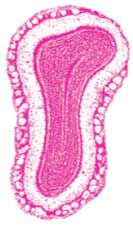
#> input picture feature_matching_v3/Level-01.jpg, 133 x 226 px, given in place of RBSC7-068.jpg, which was not available
$ python exp_planes.py
#> lines starting #> are read from the running program, lines starting #| are printed output that depends on the picture; pictures that were not available may be replaced by others from this repository, and a replacement may not be noted
import numpy as np
import os
import pylab as plt
import cv2
from skimage.transform import warp, PiecewiseAffineTransform
from PIL import Image
from timeit import default_timer as timer

def load(filename):
    WIDTH = 800
    HEIGHT = 400
    im = Image.open(filename)
#> im is the input picture: PIL image 133x226 RGB; mean R, G, B 242.3, 185.3, 217.5
    im = im.resize((WIDTH, HEIGHT), Image.LANCZOS)
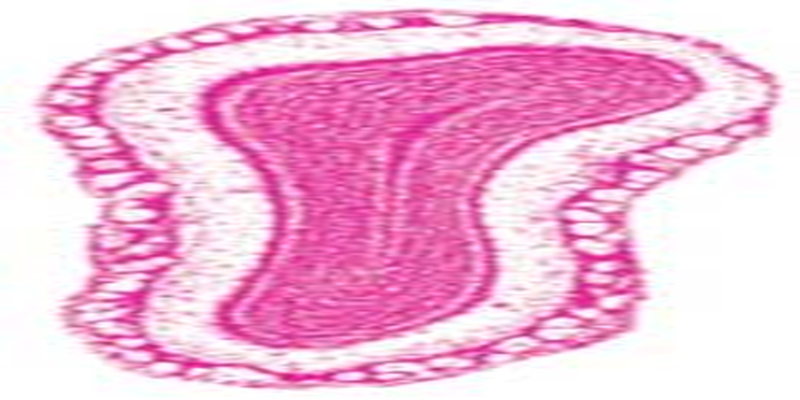
#> im: PIL image 800x400 RGB; mean R, G, B 242.1, 185.3, 217.5
    P = np.array(im, dtype=np.uint8)
    return P[:, 0:P.shape[1] // 2, :]
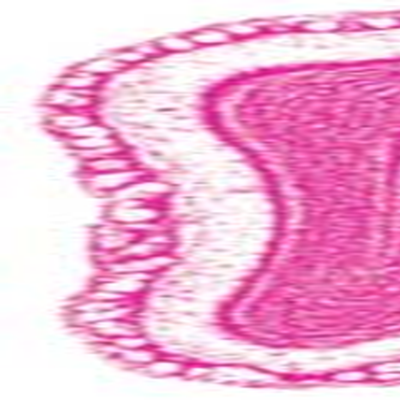
#> returned value: shape (400, 400, 3); mean of channels 0, 1, 2 241.2, 179, 214.2; drawn as R, G, B

def to_gray(P):
    return P.mean(axis=2)


#%% Load images
print("Loading images")
dir1 = 'C:/Users/xeroj/Dropbox/Training data sets - Khan-Fuentes/Paxinos and Watson, 2014 (7th Edition) Image set/'
dir2 = 'C:/Users/xeroj/Downloads/Processed'

P1 = load(os.path.join(dir1, 'RBSC7-068.jpg'))
P2 = load(os.path.join(dir1, 'RBSC7-070.jpg'))
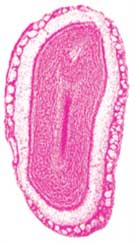
#> input picture feature_matching_v3/Level-02.jpg, 135 x 244 px, given in place of RBSC7-070.jpg, which was not available
#> in load, im is the input picture: PIL image 135x244 RGB; mean R, G, B 241.6, 180, 213.6
#> in load (call 2), `im = im.resize((WIDTH, HEIGHT), Image.LANCZOS)`:
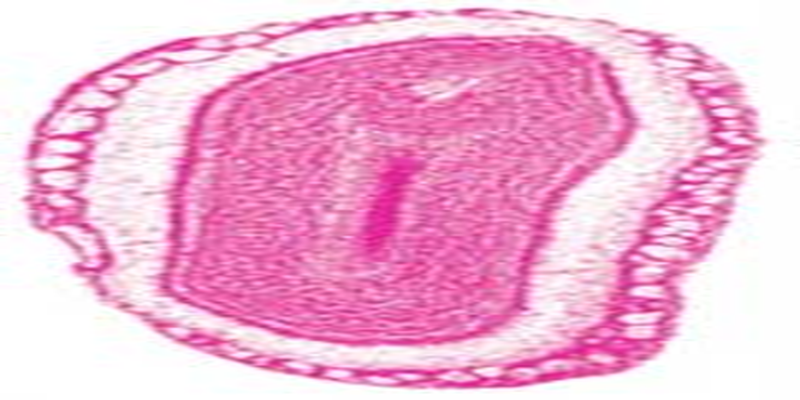
#> im: PIL image 800x400 RGB; mean R, G, B 241.4, 180, 213.5
#> in load (call 2), `return P[:, 0:P.shape[1] // 2, :]`:
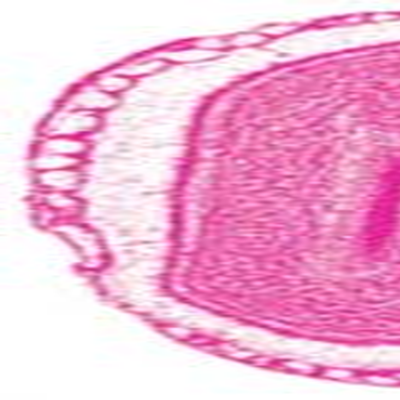
#> returned value: shape (400, 400, 3); mean of channels 0, 1, 2 241.7, 181.5, 214.5; drawn as R, G, B
FACE = np.array(Image.open('face.jpg'))
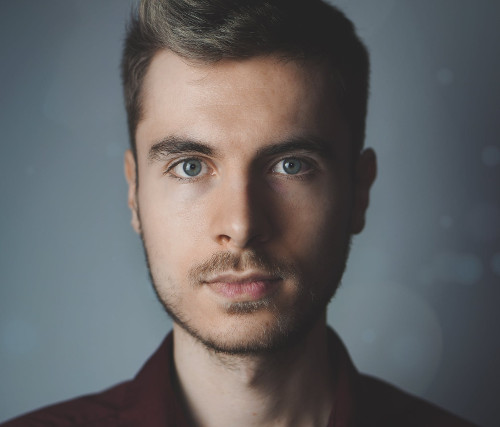
#> input picture feature_matching_v3/face.jpg, 500 x 427 px
#> FACE is the input picture: shape (427, 500, 3); mean R, G, B 99.2, 98.7, 99.9

PM1 = load(os.path.join(dir2, '18-016 LHA s4t2.tif'))
#> (the run stopped early here; a loop or call above may not have finished)
